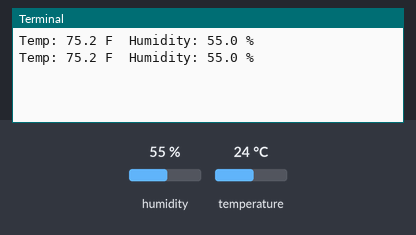
The program below on a simulated Raspberry Pi (BCM pin numbers). On the bench: the last lines printed to the terminal. Inputs (shaded band) come from the test bench; at power-on: humidity 55 %, temperature 24 °C.

Above: at 1.2 s.
1.3 s: humidity set to 22 %
At 2.0 s:
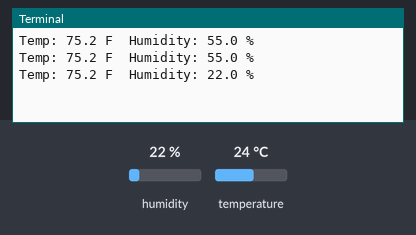
2.8 s: temperature set to 12 °C
At 3.6 s:
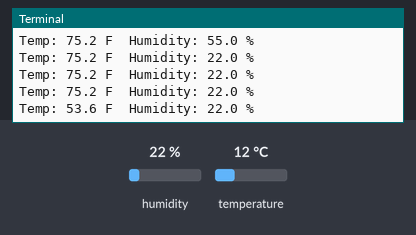
4.3 s: humidity set to 40 %
At 4.3 s:
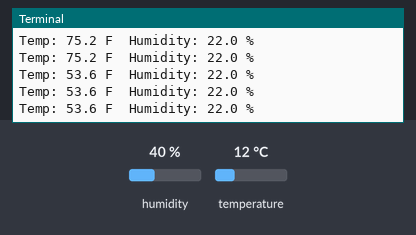
Timing chart, 0 to 7.3 s (numbered marks = the images above; inputs shaded):
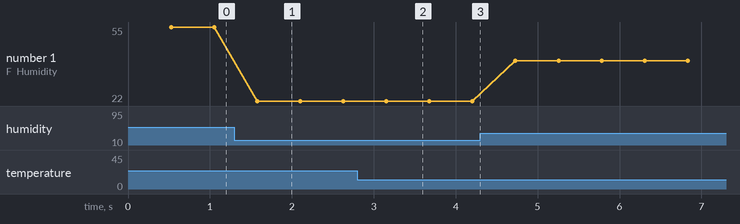

The program:

temp.py
```python
#!/usr/bin/python
import sys
import Adafruit_DHT

while True:

    humidity, temperature = Adafruit_DHT.read_retry(11, 4)

    fahrenheit = (temperature * 9/5) + 32

    print 'Temp: {0:0.1f} F  Humidity: {1:0.1f} %'.format(fahrenheit , humidity)
```

Measured:
- after the input at 1.3 s, the terminal: prints a new line after 0.28 s (image 1)
- after the input at 2.8 s, the terminal: prints a new line after 0.35 s (image 2)
- plotted number 1: 55 → 22 after the input at 1.3 s, 22 → 40 after the input at 4.3 s
